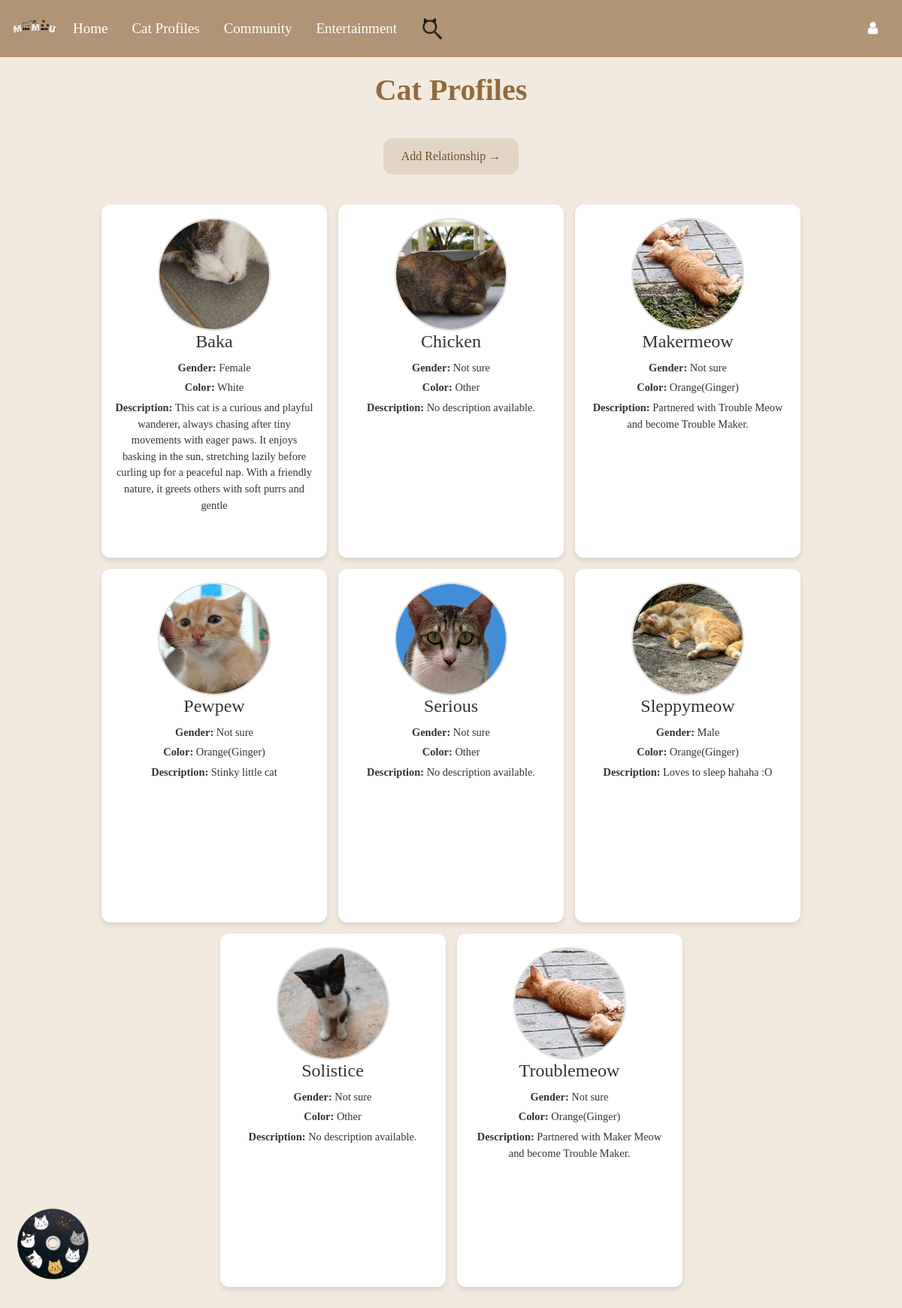
Screenshot of /view_profiles with the database file from the repository.
### tables this page shows
CREATE TABLE "profiles" (
	"id"	INTEGER,
	"name"	TEXT NOT NULL,
	"gender"	TEXT NOT NULL,
	"color"	TEXT NOT NULL,
	"description"	TEXT,
	"photo"	TEXT NOT NULL,
	"creator"	TEXT NOT NULL,
	PRIMARY KEY("id" AUTOINCREMENT)
);

### Website/catprofile.py (the view)
@catprofile_bp.route('/view_profiles')
def view_profiles(): #View all cat profiles
    with get_db_connection() as conn: #Connect to the database to fetch data
        profiles = conn.execute('SELECT * FROM profiles').fetchall() #Get all cat profiles from the database
    profiles = [dict(profile) for profile in profiles] #Convert sqlite3.Row to dictionary
    for profile in profiles:
        if profile['photo'] and profile['photo'] != '':
            profile['photo_url'] = url_for('static', filename=f'uploads/{profile["photo"]}')
            full_path = os.path.join(app.config['UPLOAD_FOLDER'], os.path.basename(profile['photo']))
            if not os.path.exists(full_path):  #Check if the file exists
                profile['photo_url'] = "uploads/default.png"
        else:
            profile['photo_url'] = "uploads/default.png"  #Use a default placeholder image
    return render_template('viewprofile.html', profiles=profiles, user=current_user)

### Website/catprofile.py (called while the page is built)
def get_db_connection():
    db_path = os.path.join(os.path.dirname(__file__), '..', 'instance', 'datebase.db')
    conn = sqlite3.connect(db_path)  #Creates a connection to the database datebase.db
    conn.execute('PRAGMA journal_mode=WAL;')  #Activates Write-Ahead Logging (WAL) in SQLite, enabling simultaneous database reads while a process is writing, improving efficiency and synchronization
    conn.row_factory = sqlite3.Row  #Access rows as dictionaries
    return conn

### Website/templates/viewprofile.html (shortened to what this page needs)
{% extends 'base.html' %}
{% block content %}
<div class="page-container">
    <h1>Cat Profiles</h1>
    <button class="button" onclick="location.href='{{ url_for('relationship.relationship_feature') }}'">
        Add Relationship →
    </button>
    <div class="profile-container">
        {% for profile in profiles | sort(attribute='name') %}
        {% if not profile.deleted %}
        <div class="profile-card">
            {% if profile.photo %}
            <img class="profile-picture" src="{{ url_for('static', filename='uploads/' + profile.photo) }} "
                alt="{{ profile.name }}" onclick="showProfileImage('{{ url_for('static', filename='uploads/' + profile.photo) }}')">
            {% else %}
            <img class="profile-picture" src="{{ url_for('static', filename='uploads/default.png') }}"
                alt="Default Placeholder">
            {% endif %}
            <h2>{{ profile.name }}</h2>
            <p><strong>Gender:</strong> {{ profile.gender }}</p>
            <p><strong>Color:</strong> {{ profile.color }}</p>
            <p class="description">
                <strong>Description:</strong> {{ profile.description or 'No description available.' }}
            </p>
        </div>
        {% endif %}
        {% endfor %}
    </div>
</div>
{% endblock %}

### Website/templates/base.html (style rules this page uses)
body { background-color: #f9f4ef; }

### Website/templates/viewprofile.html (style rules this page uses)
body { background-color: #f2eadf; }
h1 { text-align: center; margin-bottom: 20px; font-family: 'Times New Roman', Times, serif; color: #94693e; font-weight: bold; }
.page-container { padding: 20px; padding-bottom: 40px; }
.button { display: block; margin: 40px auto; padding: 12px 24px; font-size: 16px; font-family: 'Times New Roman', Times, serif; background-color: #dccbb7a5; color: #6b4f2f; border: none; border-radius: 12px; transition: transform 0.2s ease; cursor: pointer; }
.profile-picture { width: 150px; height: 150px; border-radius: 50%; border: 2px solid #ddd; margin: 0 auto; position: relative; overflow: hidden; display: block; object-fit: cover; cursor: pointer; }
.profile-card h2 { margin: 0 0 10px; font-size: 1.5rem; color: #333; }
.profile-card p { margin: 0 0 5px; font-size: 0.9rem; color: #333; word-wrap: break-word; overflow-wrap: anywhere; line-height: 1.5; }
.description { text-align: center; flex-grow: 1; overflow: visible; margin-top: 10px; white-space: normal; }
.profile-card { width: 300px; height: 470px; border-radius: 12px; background: #fff; overflow: hidden; padding: 18px; text-align: center; box-shadow: 0px 4px 6px rgba(0, 0, 0, 0.1); font-family: 'Times New Roman', Times, serif; position: relative; }
.profile-container { display: flex; flex-wrap: wrap; gap: 15px; justify-content: center; }

### rows the page displays
profiles: photo (picture), name "Baka", gender "Female", color "White", description "This cat is a curious and playful wanderer, always chasing after tiny movements with eager paws. It enjoys basking in the sun, stretching lazily before curling up for a peaceful nap. With a friendly nature, it greets others with soft purrs and gentle"
profiles: photo (picture), name "Chicken", gender "Not sure", color "Other", description "No description available."
profiles: photo (picture), name "Makermeow", gender "Not sure", color "Orange(Ginger)", description "Partnered with Trouble Meow and become Trouble Maker."
profiles: photo (picture), name "Pewpew", gender "Not sure", color "Orange(Ginger)", description "Stinky little cat"
profiles: photo (picture), name "Serious", gender "Not sure", color "Other", description "No description available."
profiles: photo (picture), name "Sleppymeow", gender "Male", color "Orange(Ginger)", description "Loves to sleep hahaha :O"
profiles: photo (picture), name "Solistice", gender "Not sure", color "Other", description "No description available."
profiles: photo (picture), name "Troublemeow", gender "Not sure", color "Orange(Ginger)", description "Partnered with Maker Meow and become Trouble Maker."
